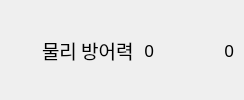
         <widget class="QWidget" name="containerDefensePhysic" native="true">
          <property name="font">
           <font>
            <family>ONE Mobile POP</family>
            <pointsize>15</pointsize>
           </font>
          </property>
          <layout class="QHBoxLayout" name="horizontalLayout_9">
           <property name="spacing">
            <number>10</number>
           </property>
           <property name="leftMargin">
            <number>5</number>
           </property>
           <property name="topMargin">
            <number>0</number>
           </property>
           <property name="rightMargin">
            <number>10</number>
           </property>
           <property name="bottomMargin">
            <number>0</number>
           </property>
           <item>
            <widget class="QLabel" name="iconDefensePhysic">
             <property name="sizePolicy">
              <sizepolicy hsizetype="Fixed" vsizetype="Fixed">
               <horstretch>0</horstretch>
               <verstretch>0</verstretch>
              </sizepolicy>
             </property>
             <property name="minimumSize">
              <size>
               <width>27</width>
               <height>27</height>
              </size>
             </property>
             <property name="maximumSize">
              <size>
               <width>27</width>
               <height>27</height>
              </size>
             </property>
             <property name="font">
              <font>
               <family>ONE Mobile POP</family>
               <pointsize>15</pointsize>
              </font>
             </property>
             <property name="text">
              <string/>
             </property>
             <property name="scaledContents">
              <bool>true</bool>
             </property>
             <property name="alignment">
              <set>Qt::AlignCenter</set>
             </property>
            </widget>
           </item>
           <item>
            <widget class="QLabel" name="nameDefensePhysic">
             <property name="sizePolicy">
              <sizepolicy hsizetype="Expanding" vsizetype="Preferred">
               <horstretch>1</horstretch>
               <verstretch>0</verstretch>
              </sizepolicy>
             </property>
             <property name="font">
              <font>
               <family>ONE Mobile POP</family>
               <pointsize>14</pointsize>
              </font>
             </property>
             <property name="text">
              <string>물리 방어력</string>
             </property>
             <property name="alignment">
              <set>Qt::AlignLeading|Qt::AlignLeft|Qt::AlignVCenter</set>
             </property>
            </widget>
           </item>
           <item>
            <widget class="QLabel" name="statDefensePhysic">
             <property name="sizePolicy">
              <sizepolicy hsizetype="Expanding" vsizetype="Preferred">
               <horstretch>2</horstretch>
               <verstretch>0</verstretch>
              </sizepolicy>
             </property>
             <property name="font">
              <font>
               <family>ONE Mobile POP</family>
               <pointsize>13</pointsize>
              </font>
             </property>
             <property name="text">
              <string>0</string>
             </property>
             <property name="alignment">
              <set>Qt::AlignRight|Qt::AlignTrailing|Qt::AlignVCenter</set>
             </property>
            </widget>
           </item>
           <item>
            <widget class="QLabel" name="rateDefensePhysic">
             <property name="sizePolicy">
              <sizepolicy hsizetype="Minimum" vsizetype="Preferred">
               <horstretch>0</horstretch>
               <verstretch>0</verstretch>
              </sizepolicy>
             </property>
             <property name="minimumSize">
              <size>
               <width>70</width>
               <height>0</height>
              </size>
             </property>
             <property name="font">
              <font>
               <family>ONE Mobile POP</family>
               <pointsize>13</pointsize>
              </font>
             </property>
             <property name="text">
              <string>0</string>
             </property>
             <property name="alignment">
              <set>Qt::AlignRight|Qt::AlignTrailing|Qt::AlignVCenter</set>
             </property>
            </widget>
           </item>
          </layout>
         </widget>
